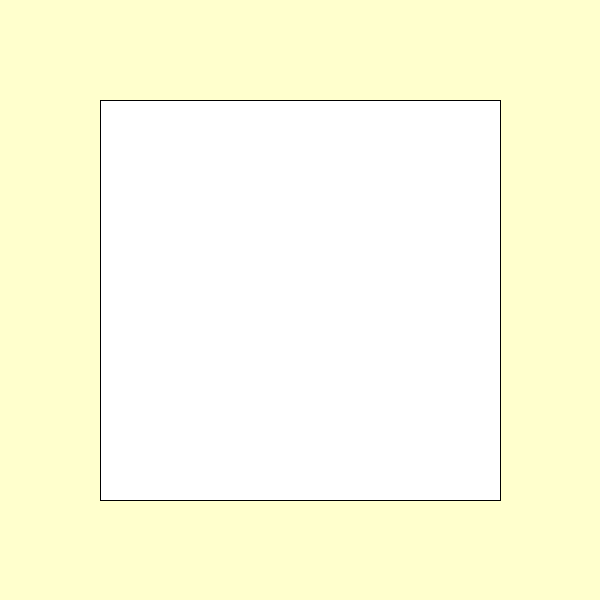
Frame 1 (no input)
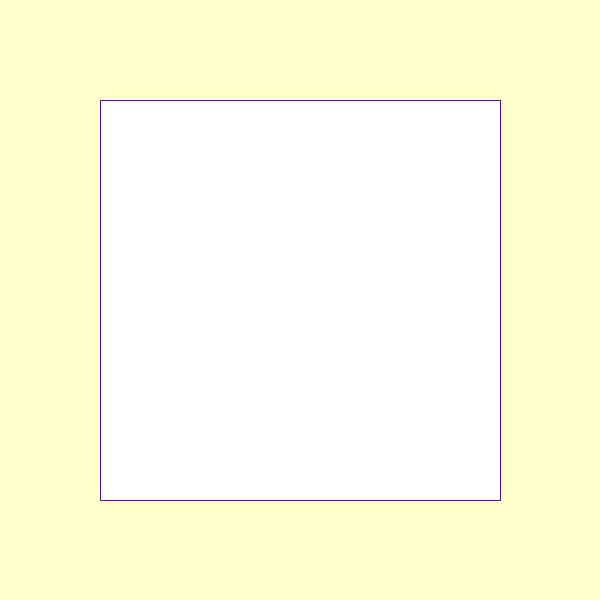
Frame 60 (the mouse pressed at the canvas centre just before this capture)
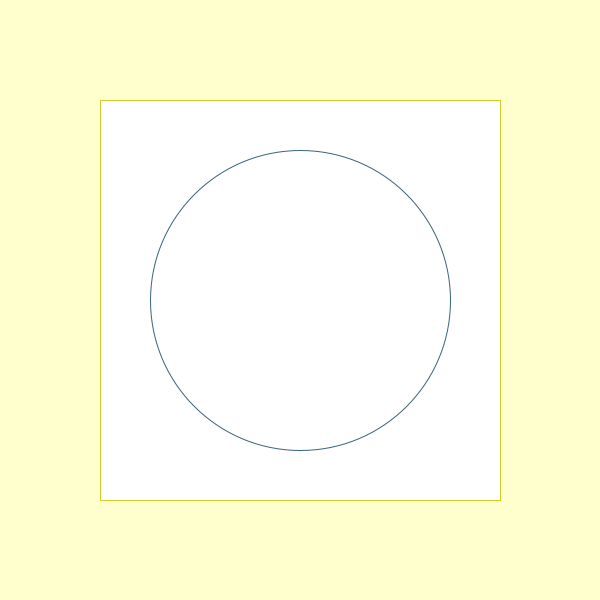
Frame 120 (the mouse held since frame 60 and released just before this capture)

The Processing sketch that drew these frames (run headless with seeded random() and noise(); from frame 60 on, the mouse is pressed at the canvas centre):

// Processing sketch: processing_83269
// ── processing_83269.pde

void setup()
{
size(600, 600);
background(255,255,205);
smooth();
frameRate(10);
}

void draw()
{
fill(255,255,255);
rect(100,100,400,400);
stroke(random(0,255),random(0,255),random(0,255));
ellipse(width/2,height/2,mouseX,mouseY);
}
